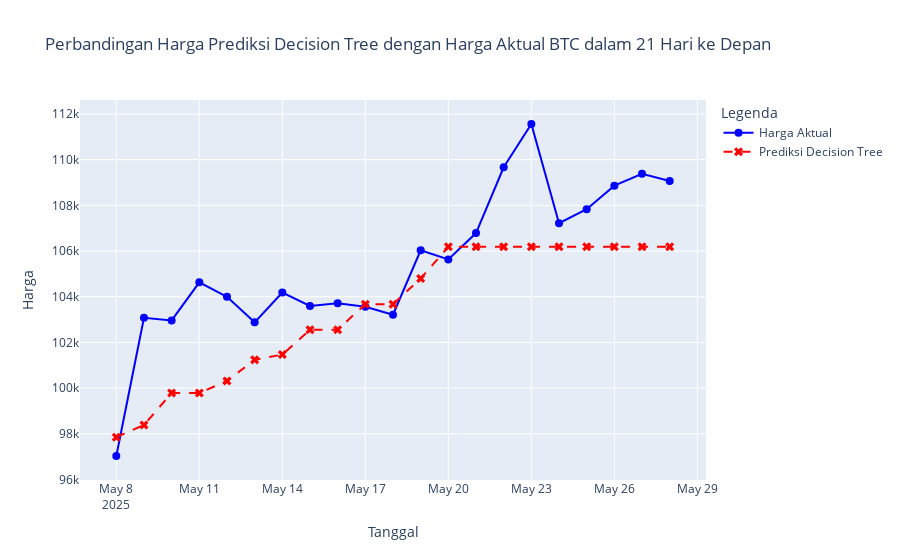

Write notebook code for a chart like this one.
### Code cell
# df_future_dates = pd.read_csv('Prediction/btc-dtree-21d-price.csv')
# df_future_dates['date'] = pd.date_range(start='2025-05-08', periods=len(df_future_dates))
# df_future_dates.set_index('date', inplace=True)

df_future_dates = predicted_future_X.copy()

start_date = df_future_dates.index[0]
evaluate_and_plot_prediction('Decision Tree', df_future_dates, 'price_pred_dtree', 'btc-usd-max_21days.csv', N_FUTURE_PERIODS, start_date, 'BTC')
